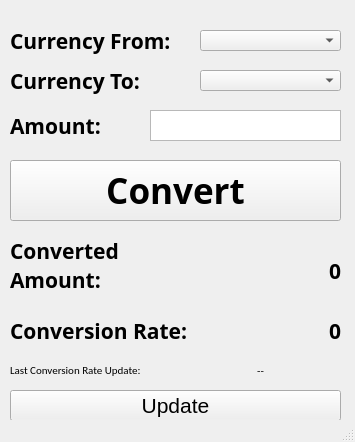
<?xml version="1.0" encoding="UTF-8"?>
<ui version="4.0">
 <class>CurrencyConverterMain</class>
 <widget class="QMainWindow" name="CurrencyConverterMain">
  <property name="geometry">
   <rect>
    <x>0</x>
    <y>0</y>
    <width>355</width>
    <height>442</height>
   </rect>
  </property>
  <property name="sizePolicy">
   <sizepolicy hsizetype="Preferred" vsizetype="Preferred">
    <horstretch>0</horstretch>
    <verstretch>0</verstretch>
   </sizepolicy>
  </property>
  <property name="windowTitle">
   <string>Currency Converter</string>
  </property>
  <widget class="QWidget" name="centralwidget">
   <widget class="QLabel" name="lblCurrencyFrom">
    <property name="geometry">
     <rect>
      <x>10</x>
      <y>20</y>
      <width>181</width>
      <height>41</height>
     </rect>
    </property>
    <property name="font">
     <font>
      <family>Arial Black</family>
      <pointsize>16</pointsize>
      <weight>75</weight>
      <bold>true</bold>
     </font>
    </property>
    <property name="text">
     <string>Currency From:</string>
    </property>
    <property name="textFormat">
     <enum>Qt::AutoText</enum>
    </property>
   </widget>
   <widget class="QLabel" name="lblCurrencyTo">
    <property name="geometry">
     <rect>
      <x>10</x>
      <y>60</y>
      <width>161</width>
      <height>41</height>
     </rect>
    </property>
    <property name="font">
     <font>
      <family>Arial Black</family>
      <pointsize>16</pointsize>
      <weight>75</weight>
      <bold>true</bold>
     </font>
    </property>
    <property name="text">
     <string>Currency To:</string>
    </property>
    <property name="textFormat">
     <enum>Qt::AutoText</enum>
    </property>
   </widget>
   <widget class="QComboBox" name="cboCurrencyFrom">
    <property name="geometry">
     <rect>
      <x>200</x>
      <y>30</y>
      <width>141</width>
      <height>21</height>
     </rect>
    </property>
   </widget>
   <widget class="QComboBox" name="cboCurrencyTo">
    <property name="geometry">
     <rect>
      <x>200</x>
      <y>70</y>
      <width>141</width>
      <height>21</height>
     </rect>
    </property>
   </widget>
   <widget class="QLabel" name="lblAmountFrom">
    <property name="geometry">
     <rect>
      <x>10</x>
      <y>100</y>
      <width>111</width>
      <height>51</height>
     </rect>
    </property>
    <property name="font">
     <font>
      <family>Arial Black</family>
      <pointsize>16</pointsize>
      <weight>75</weight>
      <bold>true</bold>
     </font>
    </property>
    <property name="text">
     <string>Amount:</string>
    </property>
    <property name="textFormat">
     <enum>Qt::AutoText</enum>
    </property>
   </widget>
   <widget class="QPlainTextEdit" name="txtAmount">
    <property name="geometry">
     <rect>
      <x>150</x>
      <y>110</y>
      <width>191</width>
      <height>31</height>
     </rect>
    </property>
    <property name="font">
     <font>
      <pointsize>16</pointsize>
     </font>
    </property>
    <property name="acceptDrops">
     <bool>true</bool>
    </property>
    <property name="layoutDirection">
     <enum>Qt::LeftToRight</enum>
    </property>
    <property name="frameShadow">
     <enum>QFrame::Raised</enum>
    </property>
    <property name="verticalScrollBarPolicy">
     <enum>Qt::ScrollBarAlwaysOff</enum>
    </property>
   </widget>
   <widget class="QLabel" name="lblConvertedAmount_Header">
    <property name="geometry">
     <rect>
      <x>10</x>
      <y>240</y>
      <width>141</width>
      <height>51</height>
     </rect>
    </property>
    <property name="font">
     <font>
      <family>Arial Black</family>
      <pointsize>16</pointsize>
      <weight>75</weight>
      <bold>true</bold>
     </font>
    </property>
    <property name="text">
     <string>Converted Amount:</string>
    </property>
    <property name="textFormat">
     <enum>Qt::AutoText</enum>
    </property>
    <property name="wordWrap">
     <bool>true</bool>
    </property>
   </widget>
   <widget class="QLabel" name="lblConvertedAmount">
    <property name="geometry">
     <rect>
      <x>170</x>
      <y>250</y>
      <width>171</width>
      <height>41</height>
     </rect>
    </property>
    <property name="font">
     <font>
      <family>Arial Black</family>
      <pointsize>16</pointsize>
      <weight>75</weight>
      <bold>true</bold>
     </font>
    </property>
    <property name="text">
     <string>0</string>
    </property>
    <property name="textFormat">
     <enum>Qt::AutoText</enum>
    </property>
    <property name="alignment">
     <set>Qt::AlignRight|Qt::AlignTrailing|Qt::AlignVCenter</set>
    </property>
    <property name="margin">
     <number>5</number>
    </property>
   </widget>
   <widget class="QPushButton" name="btnConvert">
    <property name="geometry">
     <rect>
      <x>10</x>
      <y>160</y>
      <width>331</width>
      <height>61</height>
     </rect>
    </property>
    <property name="font">
     <font>
      <family>Arial Black</family>
      <pointsize>26</pointsize>
      <weight>75</weight>
      <bold>true</bold>
     </font>
    </property>
    <property name="text">
     <string>Convert</string>
    </property>
   </widget>
   <widget class="QLabel" name="lblConversionRate_Header">
    <property name="geometry">
     <rect>
      <x>10</x>
      <y>310</y>
      <width>201</width>
      <height>41</height>
     </rect>
    </property>
    <property name="font">
     <font>
      <family>Arial Black</family>
      <pointsize>16</pointsize>
      <weight>75</weight>
      <bold>true</bold>
     </font>
    </property>
    <property name="text">
     <string>Conversion Rate:</string>
    </property>
    <property name="textFormat">
     <enum>Qt::AutoText</enum>
    </property>
   </widget>
   <widget class="QLabel" name="lblConversionRate">
    <property name="geometry">
     <rect>
      <x>220</x>
      <y>310</y>
      <width>121</width>
      <height>41</height>
     </rect>
    </property>
    <property name="font">
     <font>
      <family>Arial Black</family>
      <pointsize>16</pointsize>
      <weight>75</weight>
      <bold>true</bold>
     </font>
    </property>
    <property name="text">
     <string>0</string>
    </property>
    <property name="textFormat">
     <enum>Qt::AutoText</enum>
    </property>
    <property name="alignment">
     <set>Qt::AlignRight|Qt::AlignTrailing|Qt::AlignVCenter</set>
    </property>
    <property name="margin">
     <number>5</number>
    </property>
   </widget>
   <widget class="QLabel" name="lblLastConversionRateUpdate_Header">
    <property name="geometry">
     <rect>
      <x>10</x>
      <y>360</y>
      <width>141</width>
      <height>20</height>
     </rect>
    </property>
    <property name="font">
     <font>
      <family>Calibri</family>
      <pointsize>8</pointsize>
      <weight>50</weight>
      <bold>false</bold>
     </font>
    </property>
    <property name="text">
     <string>Last Conversion Rate Update:</string>
    </property>
    <property name="textFormat">
     <enum>Qt::AutoText</enum>
    </property>
   </widget>
   <widget class="QLabel" name="lblLastConversionRateUpdate">
    <property name="geometry">
     <rect>
      <x>170</x>
      <y>360</y>
      <width>181</width>
      <height>20</height>
     </rect>
    </property>
    <property name="font">
     <font>
      <family>Calibri</family>
      <pointsize>8</pointsize>
      <weight>50</weight>
      <bold>false</bold>
     </font>
    </property>
    <property name="text">
     <string>--</string>
    </property>
    <property name="textFormat">
     <enum>Qt::AutoText</enum>
    </property>
    <property name="alignment">
     <set>Qt::AlignCenter</set>
    </property>
   </widget>
   <widget class="QPushButton" name="btnUpdate">
    <property name="geometry">
     <rect>
      <x>10</x>
      <y>390</y>
      <width>331</width>
      <height>31</height>
     </rect>
    </property>
    <property name="font">
     <font>
      <family>Arial</family>
      <pointsize>16</pointsize>
      <weight>50</weight>
      <bold>false</bold>
     </font>
    </property>
    <property name="text">
     <string>Update</string>
    </property>
   </widget>
  </widget>
  <widget class="QStatusBar" name="statusbar"/>
 </widget>
 <resources/>
 <connections/>
</ui>
